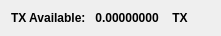
    <widget class="QWidget" name="layoutWidget_5">
     <property name="geometry">
      <rect>
       <x>60</x>
       <y>50</y>
       <width>221</width>
       <height>16</height>
      </rect>
     </property>
     <layout class="QHBoxLayout" name="horizontalLayout_4">
      <item>
       <widget class="QLabel" name="label232_3">
        <property name="font">
         <font>
          <weight>75</weight>
          <bold>true</bold>
         </font>
        </property>
        <property name="text">
         <string>TX Available:</string>
        </property>
       </widget>
      </item>
      <item>
       <widget class="QLabel" name="TXAvailableLabel_3">
        <property name="palette">
         <palette>
          <active>
           <colorrole role="WindowText">
            <brush brushstyle="SolidPattern">
             <color alpha="255">
              <red>0</red>
              <green>0</green>
              <blue>0</blue>
             </color>
            </brush>
           </colorrole>
           <colorrole role="Button">
            <brush brushstyle="SolidPattern">
             <color alpha="255">
              <red>0</red>
              <green>170</green>
              <blue>0</blue>
             </color>
            </brush>
           </colorrole>
           <colorrole role="Light">
            <brush brushstyle="SolidPattern">
             <color alpha="255">
              <red>0</red>
              <green>255</green>
              <blue>0</blue>
             </color>
            </brush>
           </colorrole>
           <colorrole role="Midlight">
            <brush brushstyle="SolidPattern">
             <color alpha="255">
              <red>0</red>
              <green>212</green>
              <blue>0</blue>
             </color>
            </brush>
           </colorrole>
           <colorrole role="Dark">
            <brush brushstyle="SolidPattern">
             <color alpha="255">
              <red>0</red>
              <green>85</green>
              <blue>0</blue>
             </color>
            </brush>
           </colorrole>
           <colorrole role="Mid">
            <brush brushstyle="SolidPattern">
             <color alpha="255">
              <red>0</red>
              <green>113</green>
              <blue>0</blue>
             </color>
            </brush>
           </colorrole>
           <colorrole role="Text">
            <brush brushstyle="SolidPattern">
             <color alpha="255">
              <red>0</red>
              <green>170</green>
              <blue>0</blue>
             </color>
            </brush>
           </colorrole>
           <colorrole role="BrightText">
            <brush brushstyle="SolidPattern">
             <color alpha="255">
              <red>255</red>
              <green>255</green>
              <blue>255</blue>
             </color>
            </brush>
           </colorrole>
           <colorrole role="ButtonText">
            <brush brushstyle="SolidPattern">
             <color alpha="255">
              <red>0</red>
              <green>0</green>
              <blue>0</blue>
             </color>
            </brush>
           </colorrole>
           <colorrole role="Base">
            <brush brushstyle="SolidPattern">
             <color alpha="255">
              <red>255</red>
              <green>255</green>
              <blue>255</blue>
             </color>
            </brush>
           </colorrole>
           <colorrole role="Window">
            <brush brushstyle="SolidPattern">
             <color alpha="255">
              <red>0</red>
              <green>170</green>
              <blue>0</blue>
             </color>
            </brush>
           </colorrole>
           <colorrole role="Shadow">
            <brush brushstyle="SolidPattern">
             <color alpha="255">
              <red>0</red>
              <green>0</green>
              <blue>0</blue>
             </color>
            </brush>
           </colorrole>
           <colorrole role="AlternateBase">
            <brush brushstyle="SolidPattern">
             <color alpha="255">
              <red>127</red>
              <green>212</green>
              <blue>127</blue>
             </color>
            </brush>
           </colorrole>
           <colorrole role="ToolTipBase">
            <brush brushstyle="SolidPattern">
             <color alpha="255">
              <red>255</red>
              <green>255</green>
              <blue>220</blue>
             </color>
            </brush>
           </colorrole>
           <colorrole role="ToolTipText">
            <brush brushstyle="SolidPattern">
             <color alpha="255">
              <red>0</red>
              <green>0</green>
              <blue>0</blue>
             </color>
            </brush>
           </colorrole>
          </active>
          <inactive>
           <colorrole role="WindowText">
            <brush brushstyle="SolidPattern">
             <color alpha="255">
              <red>0</red>
              <green>0</green>
              <blue>0</blue>
             </color>
            </brush>
           </colorrole>
           <colorrole role="Button">
            <brush brushstyle="SolidPattern">
             <color alpha="255">
              <red>0</red>
              <green>170</green>
              <blue>0</blue>
             </color>
            </brush>
           </colorrole>
           <colorrole role="Light">
            <brush brushstyle="SolidPattern">
             <color alpha="255">
              <red>0</red>
              <green>255</green>
              <blue>0</blue>
             </color>
            </brush>
           </colorrole>
           <colorrole role="Midlight">
            <brush brushstyle="SolidPattern">
             <color alpha="255">
              <red>0</red>
              <green>212</green>
              <blue>0</blue>
             </color>
            </brush>
           </colorrole>
           <colorrole role="Dark">
            <brush brushstyle="SolidPattern">
             <color alpha="255">
              <red>0</red>
              <green>85</green>
              <blue>0</blue>
             </color>
            </brush>
           </colorrole>
           <colorrole role="Mid">
            <brush brushstyle="SolidPattern">
             <color alpha="255">
              <red>0</red>
              <green>113</green>
              <blue>0</blue>
             </color>
            </brush>
           </colorrole>
           <colorrole role="Text">
            <brush brushstyle="SolidPattern">
             <color alpha="255">
              <red>0</red>
              <green>170</green>
              <blue>0</blue>
             </color>
            </brush>
           </colorrole>
           <colorrole role="BrightText">
            <brush brushstyle="SolidPattern">
             <color alpha="255">
              <red>255</red>
              <green>255</green>
              <blue>255</blue>
             </color>
            </brush>
           </colorrole>
           <colorrole role="ButtonText">
            <brush brushstyle="SolidPattern">
             <color alpha="255">
              <red>0</red>
              <green>0</green>
              <blue>0</blue>
             </color>
            </brush>
           </colorrole>
           <colorrole role="Base">
            <brush brushstyle="SolidPattern">
             <color alpha="255">
              <red>255</red>
              <green>255</green>
              <blue>255</blue>
             </color>
            </brush>
           </colorrole>
           <colorrole role="Window">
            <brush brushstyle="SolidPattern">
             <color alpha="255">
              <red>0</red>
              <green>170</green>
              <blue>0</blue>
             </color>
            </brush>
           </colorrole>
           <colorrole role="Shadow">
            <brush brushstyle="SolidPattern">
             <color alpha="255">
              <red>0</red>
              <green>0</green>
              <blue>0</blue>
             </color>
            </brush>
           </colorrole>
           <colorrole role="AlternateBase">
            <brush brushstyle="SolidPattern">
             <color alpha="255">
              <red>127</red>
              <green>212</green>
              <blue>127</blue>
             </color>
            </brush>
           </colorrole>
           <colorrole role="ToolTipBase">
            <brush brushstyle="SolidPattern">
             <color alpha="255">
              <red>255</red>
              <green>255</green>
              <blue>220</blue>
             </color>
            </brush>
           </colorrole>
           <colorrole role="ToolTipText">
            <brush brushstyle="SolidPattern">
             <color alpha="255">
              <red>0</red>
              <green>0</green>
              <blue>0</blue>
             </color>
            </brush>
           </colorrole>
          </inactive>
          <disabled>
           <colorrole role="WindowText">
            <brush brushstyle="SolidPattern">
             <color alpha="255">
              <red>0</red>
              <green>85</green>
              <blue>0</blue>
             </color>
            </brush>
           </colorrole>
           <colorrole role="Button">
            <brush brushstyle="SolidPattern">
             <color alpha="255">
              <red>0</red>
              <green>170</green>
              <blue>0</blue>
             </color>
            </brush>
           </colorrole>
           <colorrole role="Light">
            <brush brushstyle="SolidPattern">
             <color alpha="255">
              <red>0</red>
              <green>255</green>
              <blue>0</blue>
             </color>
            </brush>
           </colorrole>
           <colorrole role="Midlight">
            <brush brushstyle="SolidPattern">
             <color alpha="255">
              <red>0</red>
              <green>212</green>
              <blue>0</blue>
             </color>
            </brush>
           </colorrole>
           <colorrole role="Dark">
            <brush brushstyle="SolidPattern">
             <color alpha="255">
              <red>0</red>
              <green>85</green>
              <blue>0</blue>
             </color>
            </brush>
           </colorrole>
           <colorrole role="Mid">
            <brush brushstyle="SolidPattern">
             <color alpha="255">
              <red>0</red>
              <green>113</green>
              <blue>0</blue>
             </color>
            </brush>
           </colorrole>
           <colorrole role="Text">
            <brush brushstyle="SolidPattern">
             <color alpha="255">
              <red>0</red>
              <green>85</green>
              <blue>0</blue>
             </color>
            </brush>
           </colorrole>
           <colorrole role="BrightText">
            <brush brushstyle="SolidPattern">
             <color alpha="255">
              <red>255</red>
              <green>255</green>
              <blue>255</blue>
             </color>
            </brush>
           </colorrole>
           <colorrole role="ButtonText">
            <brush brushstyle="SolidPattern">
             <color alpha="255">
              <red>0</red>
              <green>85</green>
              <blue>0</blue>
             </color>
            </brush>
           </colorrole>
           <colorrole role="Base">
            <brush brushstyle="SolidPattern">
             <color alpha="255">
              <red>0</red>
              <green>170</green>
              <blue>0</blue>
             </color>
            </brush>
           </colorrole>
           <colorrole role="Window">
            <brush brushstyle="SolidPattern">
             <color alpha="255">
              <red>0</red>
              <green>170</green>
              <blue>0</blue>
             </color>
            </brush>
           </colorrole>
           <colorrole role="Shadow">
            <brush brushstyle="SolidPattern">
             <color alpha="255">
              <red>0</red>
              <green>0</green>
              <blue>0</blue>
             </color>
            </brush>
           </colorrole>
           <colorrole role="AlternateBase">
            <brush brushstyle="SolidPattern">
             <color alpha="255">
              <red>0</red>
              <green>170</green>
              <blue>0</blue>
             </color>
            </brush>
           </colorrole>
           <colorrole role="ToolTipBase">
            <brush brushstyle="SolidPattern">
             <color alpha="255">
              <red>255</red>
              <green>255</green>
              <blue>220</blue>
             </color>
            </brush>
           </colorrole>
           <colorrole role="ToolTipText">
            <brush brushstyle="SolidPattern">
             <color alpha="255">
              <red>0</red>
              <green>0</green>
              <blue>0</blue>
             </color>
            </brush>
           </colorrole>
          </disabled>
         </palette>
        </property>
        <property name="font">
         <font>
          <weight>75</weight>
          <bold>true</bold>
         </font>
        </property>
        <property name="text">
         <string> 0.00000000 </string>
        </property>
        <property name="textInteractionFlags">
         <set>Qt::LinksAccessibleByMouse|Qt::TextSelectableByKeyboard|Qt::TextSelectableByMouse</set>
        </property>
       </widget>
      </item>
      <item>
       <widget class="QLabel" name="labelTX_2">
        <property name="font">
         <font>
          <weight>75</weight>
          <bold>true</bold>
         </font>
        </property>
        <property name="text">
         <string> TX</string>
        </property>
       </widget>
      </item>
     </layout>
    </widget>
